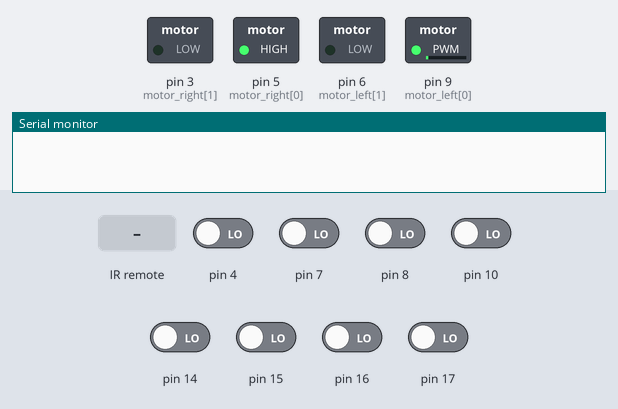
A sketch run on a simulated Arduino Uno, built with avr-gcc and run on an emulated ATmega328P. Parts: switched loads named in the sketch (green lamp = pin HIGH), the last lines printed to the serial monitor. The test bench sets the inputs (shaded band); at power-on: pin 4, pin 7, pin 8, pin 10, pin 14–17 LOW.

Above: at 10.2 s.
10.3 s: pin 4 driven HIGH
At 10.8 s:
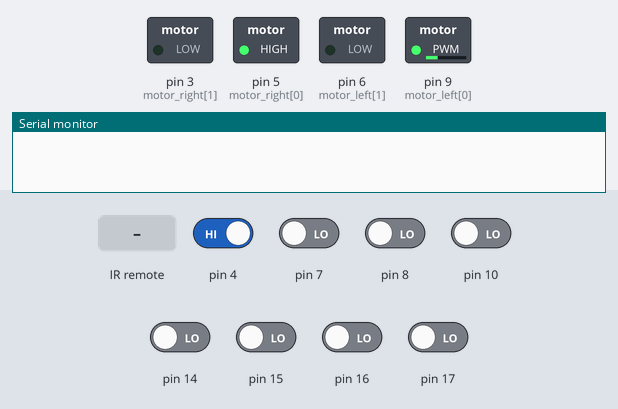
13.3 s: pin 8 driven HIGH
At 14.4 s:
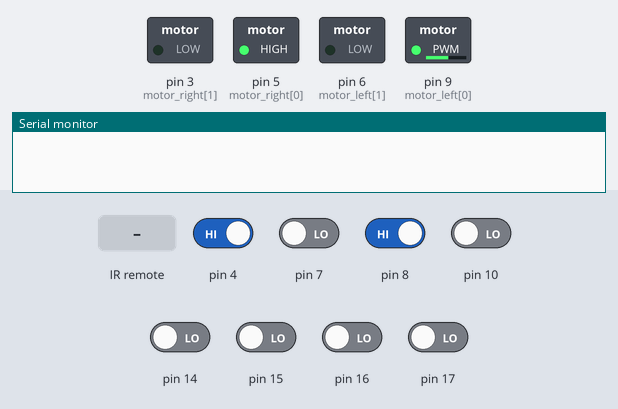
16.3 s: pin 10 driven HIGH
At 17.7 s:
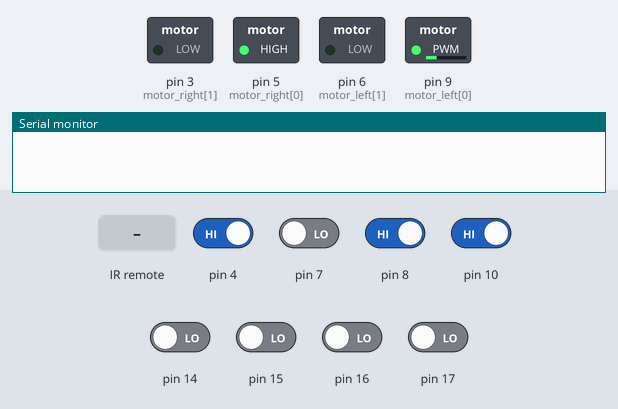
17.8 s: infrared code 0x8B8510E8 received
At 18.9 s:
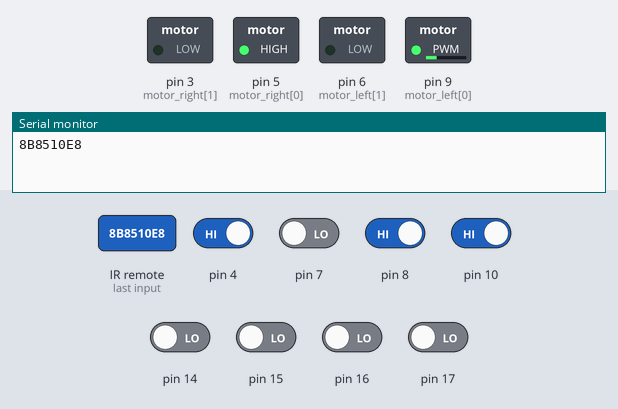
19.3 s: infrared code 0xC26BF044 received
At 20.2 s:
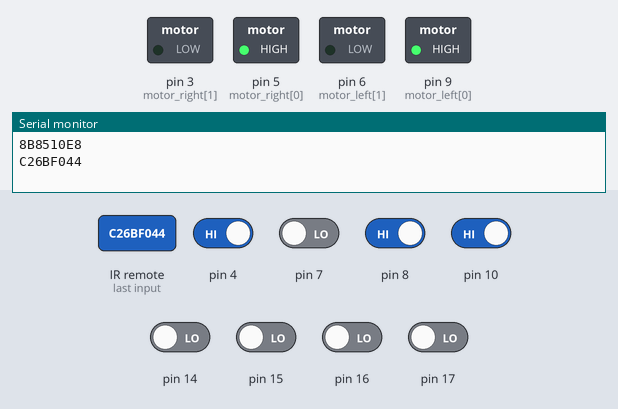
20.8 s: infrared code 0xF4BA2988 received
At 21.4 s:
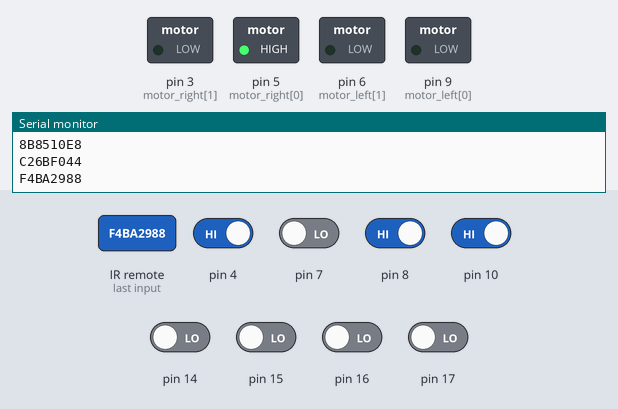
Timing chart, 0 to 23.3 s (numbered marks = the images above; inputs shaded):
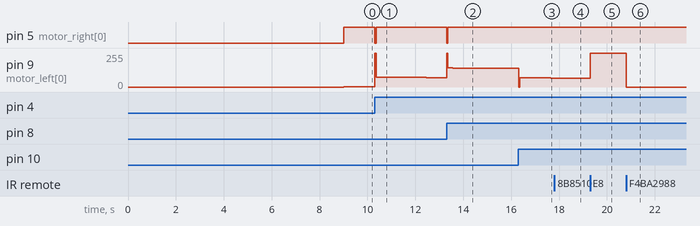

The sketch:

NewAlg.ino
```cpp
#include <QTRSensors.h>
#include <IRremote.h>

QTRSensorsRC qtrrc((unsigned char[]) {10, 4, 7, 8, 14, 15, 16, 17} ,8, 2000); // sensor connected through analog pins A0 - A5 i.e. digital pins 14-19
unsigned int sensorValues[8];

int motor_left[] = {9, 6};
int motor_right[] = {5, 3};
int motorSpeed = 255;
int SampleTime = 50;
int _speed = 255;
int RECV_PIN = 13;
IRrecv irrecv(RECV_PIN);
decode_results results;

int PWM_LEFT = 0;
int PWM_RIGHT = 0;

int RIGHT        = 0;
int MIDDLE_RIGHT = 1;
int MIDDLE_LEFT  = 2;
int LEFT         = 3;


unsigned long lastTime;

double speedRatio = 1;
double Input, Output, Setpoint = 3.5;
double ITerm, lastInput;
double kp, ki, kd;
double outMin, outMax;

bool inAuto = false;
bool printSensorValues = false;

#define MANUAL 0
#define AUTOMATIC 1

void drive_forward(int _speed){
  analogWrite(motor_left[0], _speed);
  analogWrite(motor_left[1], 0);

  analogWrite(motor_right[0], _speed);
  analogWrite(motor_right[1], 0);
}


void drive_backward(int _speed){
  analogWrite(motor_left[0], 0);
  analogWrite(motor_left[1], _speed );

  analogWrite(motor_right[0], 0);
  analogWrite(motor_right[1], _speed);;

}

void turn_left(int _speed){
  analogWrite(motor_left[0], LOW);
  analogWrite(motor_left[1], LOW);

  analogWrite(motor_right[0], _speed);
  analogWrite(motor_right[1], LOW);
}

void turn_hardleft(int _speed){
  analogWrite(motor_left[0], LOW);
  analogWrite(motor_left[1], _speed);

  analogWrite(motor_right[0], _speed);
  analogWrite(motor_right[1], LOW);
}


void turn_right(int _speed){
  analogWrite(motor_left[0], _speed);
  analogWrite(motor_left[1], LOW);

  analogWrite(motor_right[0], LOW);
  analogWrite(motor_right[1], LOW);
}

void turn_hardright(int _speed){
  analogWrite(motor_left[0], _speed);
  analogWrite(motor_left[1], LOW);

  analogWrite(motor_right[0], LOW);
  analogWrite(motor_right[1], _speed);
}


void motor_stop(){
  digitalWrite(motor_left[0], LOW);
  digitalWrite(motor_left[1], LOW);

  digitalWrite(motor_right[0], LOW);
  digitalWrite(motor_right[1], LOW);
  delay(25);
}

void setup() {
  for(int i = 0; i < 2; i++){
    pinMode(motor_left[i], OUTPUT);
    pinMode(motor_right[i], OUTPUT);
  }

  irrecv.enableIRIn();
  Serial.begin(9600);
  printSensorValues = false;

  SetTunings(72,.4,4000);
  SetMode(AUTOMATIC);
  SetOutputLimits(-255,255);


   if(inAuto){
      for (int i = 0; i < 200; i++){
         qtrrc.calibrate();
       //  drive_backward(255);
         delay(20);
       //   turn_hardright(255);
          // delay(300);
      }
  }

}


void loop() {
   if (irrecv.decode(&results)) {
      Serial.println(results.value, HEX);
      switch(results.value){
        case 0xF4BA2988:
         // canFollowLine = true;
          SetMode(AUTOMATIC);
          break;
        case 0x8B8510E8:
         // canFollowLine = false;
         SetMode(MANUAL);
          break;
        case 0xE13DDA28:
        //   powerPercent = 40;
          break;
        case 0xAD586662 :
            //powerPercent = 50;
          break;
        case 0x273009C4 :
           //powerPercent = 70;
          break;
        case 0xF5999288:

          // powerPercent = 80;
          break;
        case 0x731A3E02 :
        //  powerPercent = 100;
          break;
        case 0xC26BF044:
          drive_forward(255);
         // Serial.println("Inainte");
          break;
        case 0x53801EE8:
         // Serial.println("La stanga");

          turn_left(255);
          break;
        case 0x758C9D82:
         // Serial.println("La dreapta");
           turn_right(255);

           break;
        case 0xC4FFB646:
         // Serial.println("Inapoi");
          drive_backward(255);
          break;
        default:
          motor_stop();
          break;
      }
      irrecv.resume(); // Receive the next value
  }

  if(inAuto){
    PID();
    computeSpeeds();
    powerMotors();
  }
}

void clamp(int * value, int MIN, int MAX){
  *value = *value > MAX ? MAX : (*value < MIN ? MIN : *value);
}


void powerMotors(){
  if(!inAuto) return;
  analogWrite(motor_left[0], int(PWM_LEFT * speedRatio));
  analogWrite(motor_right[0], int(PWM_RIGHT * speedRatio));
  analogWrite(motor_right[1], 0);
  analogWrite(motor_left[1], 0);
}

void computeSpeeds(){
   if(Output<0) // Turn right
  {
    PWM_LEFT = motorSpeed;
    PWM_RIGHT = motorSpeed - abs(int(Output));
  }else // Turn left
  {
    PWM_LEFT = motorSpeed - int(Output);
    PWM_RIGHT = motorSpeed;
  }
  clamp(&PWM_LEFT, 0, 255);
  clamp(&PWM_RIGHT, 0, 255);
}


void PID()
{
   if(!inAuto) return;
   unsigned long now = millis();
   int timeChange = (now - lastTime);
   if(timeChange>=SampleTime)
   {
      /*Compute all the working error variables*/
      Input = qtrrc.readLine(sensorValues)/1000;
      double error = Setpoint - Input;
      ITerm+= (ki * error);
      if(ITerm> outMax) ITerm= outMax;
      else if(ITerm< outMin) ITerm= outMin;
      double dInput = (Input - lastInput);

      /*Compute PID Output*/
      Output = kp * error + ITerm - kd * dInput;
      if(Output> outMax) Output = outMax;
      else if(Output < outMin) Output = outMin;

      /*Remember some variables for next time*/
      lastInput = Input;
      lastTime = now;

      if(printSensorValues){
        for(int i = 0;i < 8;i++){
          Serial.print(float(sensorValues[i]));
          Serial.print("     ");
        }
        Serial.println("");
      }
   }
}

void SetTunings(double Kp, double Ki, double Kd)
{
  double SampleTimeInSec = ((double)SampleTime)/1000;
   kp = Kp;
   ki = Ki * SampleTimeInSec;
   kd = Kd / SampleTimeInSec;
}

void SetSampleTime(int NewSampleTime)
{
   if (NewSampleTime > 0)
   {
      double ratio  = (double)NewSampleTime
                      / (double)SampleTime;
      ki *= ratio;
      kd /= ratio;
      SampleTime = (unsigned long)NewSampleTime;
   }
}

void SetOutputLimits(double Min, double Max)
{
   if(Min > Max) return;
   outMin = Min;
   outMax = Max;

   if(Output > outMax) Output = outMax;
   else if(Output < outMin) Output = outMin;

   if(ITerm> outMax) ITerm= outMax;
   else if(ITerm< outMin) ITerm= outMin;
}

void SetMode(int Mode)
{
    bool newAuto = (Mode == AUTOMATIC);
    if(newAuto && !inAuto)
    {
        Initialize();
    }
    inAuto = newAuto;
}

void Initialize()
{
   lastInput = Input;
   ITerm = Output;
   if(ITerm> outMax) ITerm= outMax;
   else if(ITerm< outMin) ITerm= outMin;
}
```

Measured:
- after the input at 10.3 s, pin 5 (motor_right[0]): HIGH → LOW at once, → HIGH 0.05 s later
- after the input at 13.3 s, pin 5 (motor_right[0]): HIGH → LOW at once, → HIGH 0.05 s later
- after the input at 16.3 s, pin 9 (motor_left[0]): 141/255 → 69/255 at once, → 68/255 0.35 s later, → 67/255 1.0 s later
- after the input at 17.8 s, pin 9 (motor_left[0]): stays 67/255 (without the input it goes to 66/255 after 0.86 s)
- after the input at 19.3 s, pin 9 (motor_left[0]): 67/255 → 255/255 at once
- after the input at 20.8 s, pin 9 (motor_left[0]): 255/255 → 0/255 at once
